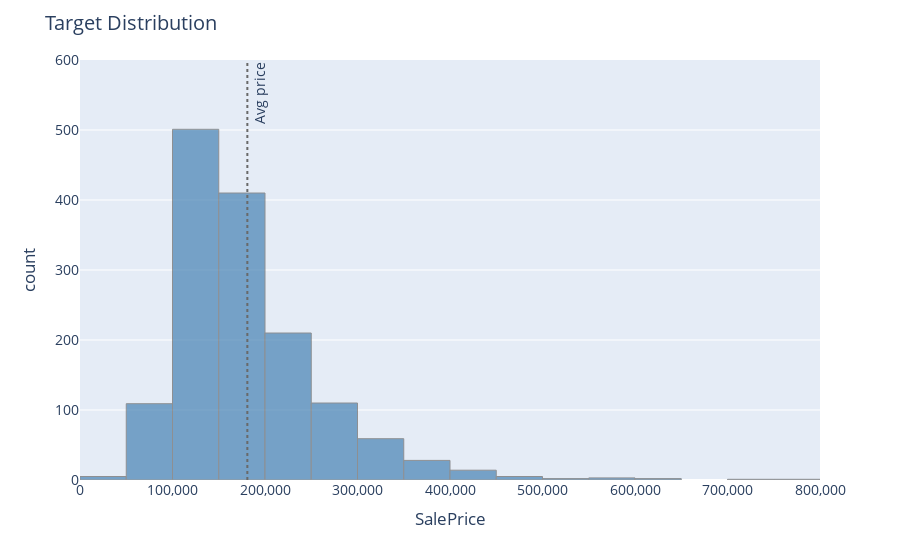

The notebook cell this image was saved under:
### Markdown cell above
Our data covers the span of 5 years (2006-2010). Over that time average prices were pretty stable, centered around $180K, with with year-on-year variations under 5%.

### Code cell
# overall distribution

df['SalePrice'].describe()

fig = px.histogram(df, x='SalePrice', nbins=15)
fig.add_vline(x=df['SalePrice'].mean(), 
              line=dict(dash='dot', color='dimgrey'), annotation=dict(text='Avg price', textangle=-90))
fig.update_traces(marker_color='steelblue', marker_line_width=1, marker_line_color='dimgrey', opacity=.7)
fig.update_layout(title='Target Distribution', titlefont=dict(size=20),
                 font_size=14, yaxis_range=(0, 600),
                 xaxis_tickformat=',.0f')
fig.show()

### Figure 1 — Plotly figure (JSON) as saved in the notebook; plotly's stock layout.template omitted (floating-point values rounded to 4 significant figures; data arrays with more than 128 entries replaced by an {"elided": "..."} marker saying what was removed)
{"data": [{"alignmentgroup": "True", "bingroup": "x", "hovertemplate": "SalePrice=%{x}<br>count=%{y}<extra></extra>", "legendgroup": "", "marker": {"color": "steelblue", "line": {"color": "dimgrey", "width": 1}}, "name": "", "nbinsx": 15, "offsetgroup": "", "opacity": 0.7, "orientation": "v", "showlegend": false, "type": "histogram", "x": {"elided": "1460 int values"}, "xaxis": "x", "yaxis": "y"}], "layout": {"annotations": [{"showarrow": false, "text": "Avg price", "textangle": -90, "x": 180900.0, "xanchor": "left", "xref": "x", "y": 1, "yanchor": "top", "yref": "y domain"}], "barmode": "relative", "font": {"size": 14}, "legend": {"tracegroupgap": 0}, "margin": {"t": 60}, "shapes": [{"line": {"color": "dimgrey", "dash": "dot"}, "type": "line", "x0": 180900.0, "x1": 180900.0, "xref": "x", "y0": 0, "y1": 1, "yref": "y domain"}], "title": {"font": {"size": 20}, "text": "Target Distribution"}, "xaxis": {"anchor": "y", "domain": [0, 1], "tickformat": ",.0f", "title": {"text": "SalePrice"}}, "yaxis": {"anchor": "x", "domain": [0, 1], "range": [0, 600], "title": {"text": "count"}}}}
